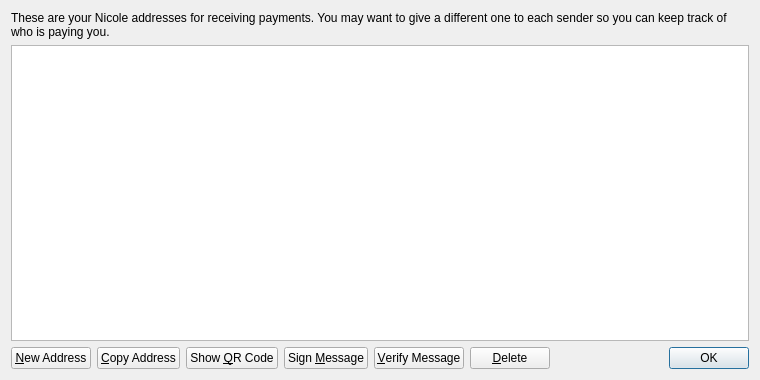
<?xml version="1.0" encoding="UTF-8"?>
<ui version="4.0">
 <class>AddressBookPage</class>
 <widget class="QWidget" name="AddressBookPage">
  <property name="geometry">
   <rect>
    <x>0</x>
    <y>0</y>
    <width>760</width>
    <height>380</height>
   </rect>
  </property>
  <property name="windowTitle">
   <string>Address Book</string>
  </property>
  <property name="autoFillBackground">
   <bool>true</bool>
  </property>
  <layout class="QVBoxLayout" name="verticalLayout">
   <item>
    <widget class="QLabel" name="labelExplanation">
     <property name="text">
      <string>These are your Nicole addresses for receiving payments. You may want to give a different one to each sender so you can keep track of who is paying you.</string>
     </property>
     <property name="textFormat">
      <enum>Qt::PlainText</enum>
     </property>
     <property name="wordWrap">
      <bool>true</bool>
     </property>
    </widget>
   </item>
   <item>
    <widget class="QTableView" name="tableView">
     <property name="contextMenuPolicy">
      <enum>Qt::CustomContextMenu</enum>
     </property>
     <property name="toolTip">
      <string>Double-click to edit address or label</string>
     </property>
     <property name="tabKeyNavigation">
      <bool>false</bool>
     </property>
     <property name="alternatingRowColors">
      <bool>true</bool>
     </property>
     <property name="selectionMode">
      <enum>QAbstractItemView::SingleSelection</enum>
     </property>
     <property name="selectionBehavior">
      <enum>QAbstractItemView::SelectRows</enum>
     </property>
     <property name="sortingEnabled">
      <bool>true</bool>
     </property>
     <attribute name="verticalHeaderVisible">
      <bool>false</bool>
     </attribute>
    </widget>
   </item>
   <item>
    <layout class="QHBoxLayout" name="horizontalLayout">
     <item>
      <widget class="QPushButton" name="newAddressButton">
       <property name="toolTip">
        <string>Create a new address</string>
       </property>
       <property name="text">
        <string>&amp;New Address</string>
       </property>
       <property name="icon">
        <iconset resource="../bitcoin.qrc">
         <normaloff>:/icons/add</normaloff>:/icons/add</iconset>
       </property>
      </widget>
     </item>
     <item>
      <widget class="QPushButton" name="copyToClipboard">
       <property name="toolTip">
        <string>Copy the currently selected address to the system clipboard</string>
       </property>
       <property name="text">
        <string>&amp;Copy Address</string>
       </property>
       <property name="icon">
        <iconset resource="../bitcoin.qrc">
         <normaloff>:/icons/editcopy</normaloff>:/icons/editcopy</iconset>
       </property>
      </widget>
     </item>
     <item>
      <widget class="QPushButton" name="showQRCode">
       <property name="text">
        <string>Show &amp;QR Code</string>
       </property>
       <property name="icon">
        <iconset resource="../bitcoin.qrc">
         <normaloff>:/icons/qrcode</normaloff>:/icons/qrcode</iconset>
       </property>
      </widget>
     </item>
     <item>
      <widget class="QPushButton" name="signMessage">
       <property name="toolTip">
        <string>Sign a message to prove you own a Nicole address</string>
       </property>
       <property name="text">
        <string>Sign &amp;Message</string>
       </property>
       <property name="icon">
        <iconset resource="../bitcoin.qrc">
         <normaloff>:/icons/edit</normaloff>:/icons/edit</iconset>
       </property>
      </widget>
     </item>
     <item>
      <widget class="QPushButton" name="verifyMessage">
       <property name="toolTip">
        <string>Verify a message to ensure it was signed with a specified Nicole address</string>
       </property>
       <property name="text">
        <string>&amp;Verify Message</string>
       </property>
       <property name="icon">
        <iconset resource="../bitcoin.qrc">
         <normaloff>:/icons/transaction_0</normaloff>:/icons/transaction_0</iconset>
       </property>
      </widget>
     </item>
     <item>
      <widget class="QPushButton" name="deleteButton">
       <property name="toolTip">
        <string>Delete the currently selected address from the list</string>
       </property>
       <property name="text">
        <string>&amp;Delete</string>
       </property>
       <property name="icon">
        <iconset resource="../bitcoin.qrc">
         <normaloff>:/icons/remove</normaloff>:/icons/remove</iconset>
       </property>
      </widget>
     </item>
     <item>
      <spacer name="horizontalSpacer">
       <property name="orientation">
        <enum>Qt::Horizontal</enum>
       </property>
       <property name="sizeHint" stdset="0">
        <size>
         <width>40</width>
         <height>20</height>
        </size>
       </property>
      </spacer>
     </item>
     <item>
      <widget class="QDialogButtonBox" name="buttonBox">
       <property name="sizePolicy">
        <sizepolicy hsizetype="Maximum" vsizetype="Fixed">
         <horstretch>0</horstretch>
         <verstretch>0</verstretch>
        </sizepolicy>
       </property>
       <property name="standardButtons">
        <set>QDialogButtonBox::Ok</set>
       </property>
      </widget>
     </item>
    </layout>
   </item>
  </layout>
 </widget>
 <resources>
  <include location="../bitcoin.qrc"/>
 </resources>
 <connections/>
</ui>
